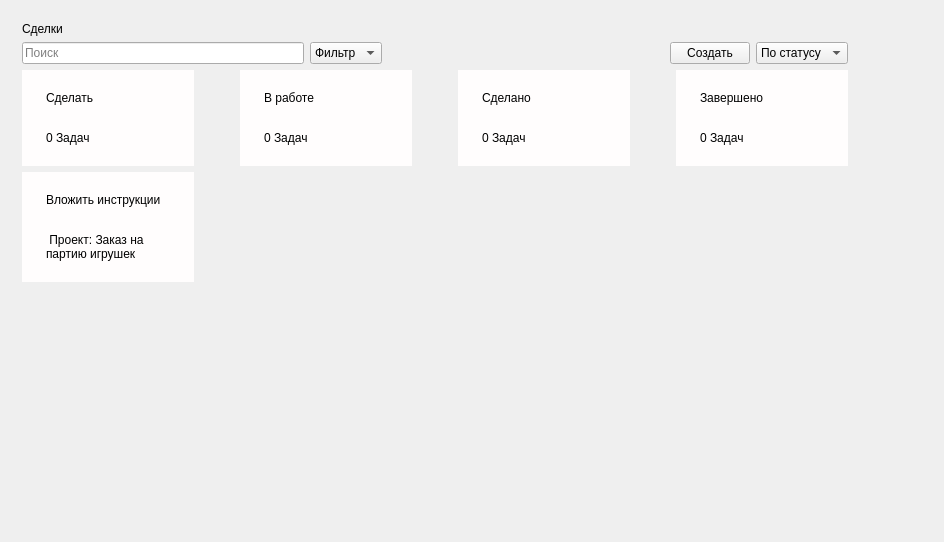
<?xml version="1.0" encoding="UTF-8"?>
<ui version="4.0">
 <class>CRMWindowClass</class>
 <widget class="QMainWindow" name="CRMWindowClass">
  <property name="geometry">
   <rect>
    <x>0</x>
    <y>0</y>
    <width>944</width>
    <height>542</height>
   </rect>
  </property>
  <property name="windowTitle">
   <string>CRMWindow</string>
  </property>
  <widget class="QWidget" name="centralWidget">
   <layout class="QFormLayout" name="formLayout">
    <item row="0" column="0">
     <widget class="QWidget" name="CRMWindow" native="true">
      <layout class="QFormLayout" name="formLayout_2">
       <item row="0" column="0">
        <widget class="QLabel" name="crmLbl">
         <property name="maximumSize">
          <size>
           <width>100</width>
           <height>30</height>
          </size>
         </property>
         <property name="text">
          <string>Сделки</string>
         </property>
        </widget>
       </item>
       <item row="2" column="0">
        <layout class="QHBoxLayout" name="horizontalLayout_3">
         <item>
          <widget class="QWidget" name="toDoWidget_2" native="true">
           <property name="sizePolicy">
            <sizepolicy hsizetype="Maximum" vsizetype="Maximum">
             <horstretch>0</horstretch>
             <verstretch>0</verstretch>
            </sizepolicy>
           </property>
           <property name="styleSheet">
            <string notr="true">background-color: rgb(255,253,253);
padding: 10px 10px;</string>
           </property>
           <layout class="QVBoxLayout" name="verticalLayout_7">
            <item>
             <widget class="QLabel" name="toDoTasksLbl_2">
              <property name="sizePolicy">
               <sizepolicy hsizetype="Minimum" vsizetype="Minimum">
                <horstretch>0</horstretch>
                <verstretch>0</verstretch>
               </sizepolicy>
              </property>
              <property name="minimumSize">
               <size>
                <width>150</width>
                <height>30</height>
               </size>
              </property>
              <property name="styleSheet">
               <string notr="true"/>
              </property>
              <property name="text">
               <string>Сделать</string>
              </property>
             </widget>
            </item>
            <item>
             <widget class="QLabel" name="toDoTasks_2">
              <property name="text">
               <string>0 Задач</string>
              </property>
             </widget>
            </item>
           </layout>
          </widget>
         </item>
         <item>
          <spacer name="horizontalSpacer_5">
           <property name="orientation">
            <enum>Qt::Orientation::Horizontal</enum>
           </property>
           <property name="sizeType">
            <enum>QSizePolicy::Policy::Fixed</enum>
           </property>
           <property name="sizeHint" stdset="0">
            <size>
             <width>40</width>
             <height>0</height>
            </size>
           </property>
          </spacer>
         </item>
         <item>
          <widget class="QWidget" name="toWorksWidget_2" native="true">
           <property name="sizePolicy">
            <sizepolicy hsizetype="Maximum" vsizetype="Maximum">
             <horstretch>0</horstretch>
             <verstretch>0</verstretch>
            </sizepolicy>
           </property>
           <property name="styleSheet">
            <string notr="true">background-color: rgb(255,253,253);
padding: 10px 10px;</string>
           </property>
           <layout class="QVBoxLayout" name="verticalLayout_8">
            <item>
             <widget class="QLabel" name="toWorksTasksLbl_2">
              <property name="sizePolicy">
               <sizepolicy hsizetype="Minimum" vsizetype="Minimum">
                <horstretch>0</horstretch>
                <verstretch>0</verstretch>
               </sizepolicy>
              </property>
              <property name="minimumSize">
               <size>
                <width>150</width>
                <height>30</height>
               </size>
              </property>
              <property name="styleSheet">
               <string notr="true"/>
              </property>
              <property name="text">
               <string>В работе</string>
              </property>
             </widget>
            </item>
            <item>
             <widget class="QLabel" name="toWorksTasks_2">
              <property name="text">
               <string>0 Задач</string>
              </property>
             </widget>
            </item>
           </layout>
          </widget>
         </item>
         <item>
          <spacer name="horizontalSpacer_6">
           <property name="orientation">
            <enum>Qt::Orientation::Horizontal</enum>
           </property>
           <property name="sizeType">
            <enum>QSizePolicy::Policy::Fixed</enum>
           </property>
           <property name="sizeHint" stdset="0">
            <size>
             <width>40</width>
             <height>20</height>
            </size>
           </property>
          </spacer>
         </item>
         <item>
          <widget class="QWidget" name="toDoneWidget_2" native="true">
           <property name="sizePolicy">
            <sizepolicy hsizetype="Maximum" vsizetype="Maximum">
             <horstretch>0</horstretch>
             <verstretch>0</verstretch>
            </sizepolicy>
           </property>
           <property name="styleSheet">
            <string notr="true">background-color: rgb(255,253,253);
padding: 10px 10px;</string>
           </property>
           <layout class="QVBoxLayout" name="verticalLayout_9">
            <item>
             <widget class="QLabel" name="toDoneTasksLbl_2">
              <property name="sizePolicy">
               <sizepolicy hsizetype="Minimum" vsizetype="Minimum">
                <horstretch>0</horstretch>
                <verstretch>0</verstretch>
               </sizepolicy>
              </property>
              <property name="minimumSize">
               <size>
                <width>150</width>
                <height>30</height>
               </size>
              </property>
              <property name="styleSheet">
               <string notr="true"/>
              </property>
              <property name="text">
               <string>Сделано</string>
              </property>
             </widget>
            </item>
            <item>
             <widget class="QLabel" name="toDoneTasks_2">
              <property name="text">
               <string>0 Задач</string>
              </property>
             </widget>
            </item>
           </layout>
          </widget>
         </item>
         <item>
          <spacer name="horizontalSpacer_7">
           <property name="orientation">
            <enum>Qt::Orientation::Horizontal</enum>
           </property>
           <property name="sizeType">
            <enum>QSizePolicy::Policy::Fixed</enum>
           </property>
           <property name="sizeHint" stdset="0">
            <size>
             <width>40</width>
             <height>20</height>
            </size>
           </property>
          </spacer>
         </item>
         <item>
          <widget class="QWidget" name="toCompleteWidget_2" native="true">
           <property name="sizePolicy">
            <sizepolicy hsizetype="Maximum" vsizetype="Maximum">
             <horstretch>0</horstretch>
             <verstretch>0</verstretch>
            </sizepolicy>
           </property>
           <property name="styleSheet">
            <string notr="true">background-color: rgb(255,253,253);
padding: 10px 10px;</string>
           </property>
           <layout class="QVBoxLayout" name="verticalLayout_10">
            <item>
             <widget class="QLabel" name="toCompleteTasksLbl_2">
              <property name="sizePolicy">
               <sizepolicy hsizetype="Fixed" vsizetype="Fixed">
                <horstretch>0</horstretch>
                <verstretch>0</verstretch>
               </sizepolicy>
              </property>
              <property name="minimumSize">
               <size>
                <width>150</width>
                <height>30</height>
               </size>
              </property>
              <property name="styleSheet">
               <string notr="true"/>
              </property>
              <property name="text">
               <string>Завершено</string>
              </property>
             </widget>
            </item>
            <item>
             <widget class="QLabel" name="toCompleteTasks_2">
              <property name="text">
               <string>0 Задач</string>
              </property>
             </widget>
            </item>
           </layout>
          </widget>
         </item>
        </layout>
       </item>
       <item row="3" column="0">
        <widget class="QWidget" name="toDoItem_2" native="true">
         <property name="sizePolicy">
          <sizepolicy hsizetype="Maximum" vsizetype="Maximum">
           <horstretch>0</horstretch>
           <verstretch>0</verstretch>
          </sizepolicy>
         </property>
         <property name="styleSheet">
          <string notr="true">background-color: rgb(255,253,253);
padding: 10px 10px;</string>
         </property>
         <layout class="QVBoxLayout" name="verticalLayout_11">
          <item>
           <widget class="QLabel" name="nameTasksLbl_2">
            <property name="sizePolicy">
             <sizepolicy hsizetype="Minimum" vsizetype="Minimum">
              <horstretch>0</horstretch>
              <verstretch>0</verstretch>
             </sizepolicy>
            </property>
            <property name="minimumSize">
             <size>
              <width>150</width>
              <height>30</height>
             </size>
            </property>
            <property name="styleSheet">
             <string notr="true"/>
            </property>
            <property name="text">
             <string>Вложить инструкции</string>
            </property>
           </widget>
          </item>
          <item>
           <widget class="QLabel" name="projectName_2">
            <property name="text">
             <string> Проект: Заказ на партию игрушек</string>
            </property>
            <property name="wordWrap">
             <bool>true</bool>
            </property>
           </widget>
          </item>
         </layout>
        </widget>
       </item>
       <item row="1" column="0" colspan="2">
        <layout class="QHBoxLayout" name="horizontalLayout_4">
         <item>
          <widget class="QLineEdit" name="lineEdit_2">
           <property name="maximumSize">
            <size>
             <width>300</width>
             <height>16777215</height>
            </size>
           </property>
           <property name="placeholderText">
            <string>Поиск</string>
           </property>
          </widget>
         </item>
         <item>
          <widget class="QComboBox" name="comboBox_3">
           <item>
            <property name="text">
             <string>Фильтр</string>
            </property>
           </item>
          </widget>
         </item>
         <item>
          <spacer name="horizontalSpacer_8">
           <property name="orientation">
            <enum>Qt::Orientation::Horizontal</enum>
           </property>
           <property name="sizeHint" stdset="0">
            <size>
             <width>40</width>
             <height>20</height>
            </size>
           </property>
          </spacer>
         </item>
         <item>
          <widget class="QPushButton" name="pushButton_5">
           <property name="sizePolicy">
            <sizepolicy hsizetype="Maximum" vsizetype="Maximum">
             <horstretch>0</horstretch>
             <verstretch>0</verstretch>
            </sizepolicy>
           </property>
           <property name="maximumSize">
            <size>
             <width>150</width>
             <height>16777215</height>
            </size>
           </property>
           <property name="text">
            <string>Создать</string>
           </property>
          </widget>
         </item>
         <item>
          <widget class="QComboBox" name="comboBox_4">
           <item>
            <property name="text">
             <string>По статусу</string>
            </property>
           </item>
          </widget>
         </item>
        </layout>
       </item>
      </layout>
     </widget>
    </item>
   </layout>
  </widget>
 </widget>
 <layoutdefault spacing="6" margin="11"/>
 <resources/>
 <connections/>
</ui>
